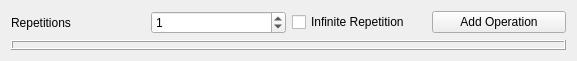
<?xml version="1.0" encoding="UTF-8"?>
<ui version="4.0">
 <class>ProtocolUIClass</class>
 <widget class="QWidget" name="ProtocolUIClass">
  <property name="geometry">
   <rect>
    <x>0</x>
    <y>0</y>
    <width>577</width>
    <height>61</height>
   </rect>
  </property>
  <property name="minimumSize">
   <size>
    <width>560</width>
    <height>0</height>
   </size>
  </property>
  <property name="windowTitle">
   <string>ProtocolUI</string>
  </property>
  <layout class="QVBoxLayout" name="verticalLayout" stretch="0,1">
   <item>
    <layout class="QHBoxLayout" name="horizontalLayout">
     <item>
      <widget class="QLabel" name="label">
       <property name="text">
        <string>Repetitions</string>
       </property>
      </widget>
     </item>
     <item>
      <widget class="QSpinBox" name="spinBox_repetitions">
       <property name="value">
        <number>1</number>
       </property>
      </widget>
     </item>
     <item>
      <widget class="QCheckBox" name="checkBox_infinite">
       <property name="text">
        <string>Infinite Repetition</string>
       </property>
      </widget>
     </item>
     <item>
      <widget class="QPushButton" name="pushButton_add">
       <property name="text">
        <string>Add Operation</string>
       </property>
      </widget>
     </item>
    </layout>
   </item>
   <item>
    <widget class="QFrame" name="frame_operations">
     <property name="frameShape">
      <enum>QFrame::Box</enum>
     </property>
     <property name="frameShadow">
      <enum>QFrame::Raised</enum>
     </property>
     <layout class="QGridLayout" name="gridLayout_operations">
      <property name="leftMargin">
       <number>0</number>
      </property>
      <property name="topMargin">
       <number>0</number>
      </property>
      <property name="rightMargin">
       <number>0</number>
      </property>
      <property name="bottomMargin">
       <number>0</number>
      </property>
      <property name="spacing">
       <number>0</number>
      </property>
     </layout>
    </widget>
   </item>
  </layout>
 </widget>
 <layoutdefault spacing="6" margin="11"/>
 <resources/>
 <connections/>
</ui>
